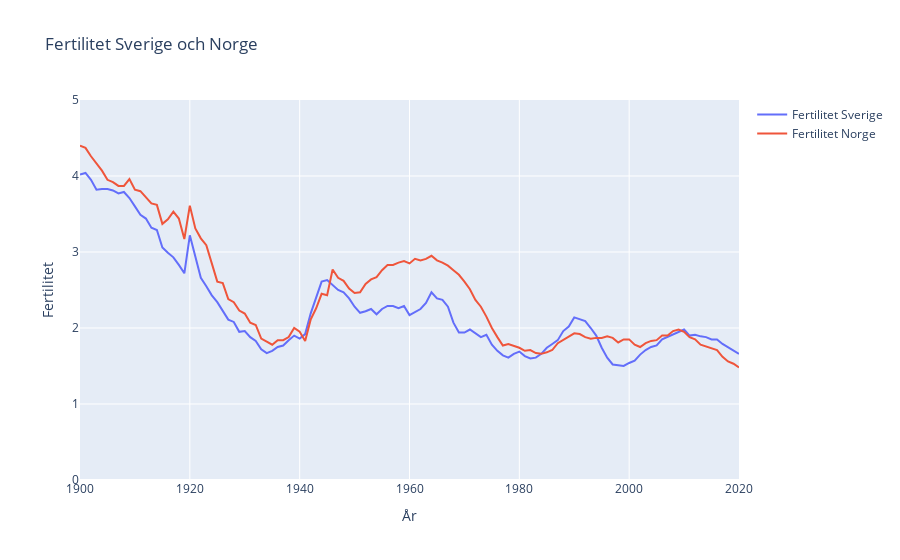

The notebook cell saved with this chart:
### Code cell
fig = px.line(befolking_s_n, x="År", y=["Total fertilitet", "Fertilitet"], title="Fertilitet Sverige och Norge", range_y=[0, 5], labels={"value" : "Fertilitet", "variable" : ""})

fig.data[0].name = "Fertilitet Sverige"
fig.data[1].name = "Fertilitet Norge"
fig.show()
